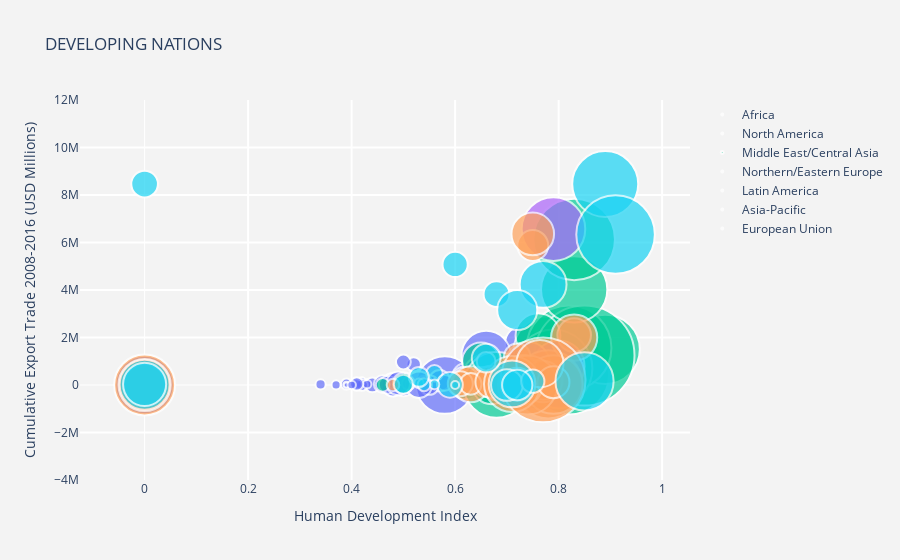

Notebook cell for this chart:
### Markdown cell above
# **Developing vs First World Countries**

### Code cell
import chart_studio.plotly as py
import plotly.graph_objs as go
from plotly.offline import init_notebook_mode, iplot
init_notebook_mode(connected=True)
import pandas as pd
import math

df_2007 = DEVELOPING
df_2007['HDI'].fillna(0, inplace=True)
df_2007['ExpTrade_Mill'].fillna(0, inplace=True)
df_2007['Total Ecological Footprint'].fillna(0, inplace=True)
df_2007['GDP per Capita'].fillna(0, inplace=True)
df_2007["Population (millions)"].fillna(0, inplace=True)
df_2007["Carbon Footprint"].fillna(0, inplace=True)

#slope = 2.666051223553066e-05
hover_text = []
bubble_size = []

for index, row in df_2007.iterrows(): # each row of the df_2007 will be referenced
    hover_text.append(('Country: {country}<br>'+
                      'Total Ecological Footprint: {EcoFoot}<br>'+
                      'GDP per capita: {gdp}<br>'+
                      'Population (Millions): {pop}<br>'+
                      'Year: {year}').format(country=row['Country'],
                                            EcoFoot=row['Total Ecological Footprint'],
                                            gdp=row['GDP per Capita'],
                                            pop=row["Population (millions)"],
                                            year='2016'))
    #bubble_size.append(math.sqrt(row["Population (millions)"]*slope))
    bubble_size.append(row["Carbon Footprint"])

df_2007['text'] = hover_text
df_2007['size'] = bubble_size
sizeref = 2.*max(df_2007['size'])/(100**2)

trace0 = go.Scatter(
    x=df_2007['HDI'][df_2007['Region'] == 'Africa'],
    y=df_2007['ExpTrade_Mill'][df_2007['Region'] == 'Africa'],
    mode='markers',
    name='Africa',
    text=df_2007['text'][df_2007['Region'] == 'Africa'],
    marker=dict(
        symbol='circle',
        sizemode='area',
        sizeref=sizeref,
        size=df_2007['size'][df_2007['Region'] == 'Africa'],
        line=dict(
            width=2
        ),
    )
)
trace1 = go.Scatter(
    x=df_2007['HDI'][df_2007['Region'] == 'North America'],
    y=df_2007['ExpTrade_Mill'][df_2007['Region'] == 'North America'],
    mode='markers',
    name='North America',
    text=df_2007['text'][df_2007['Region'] == 'North America'],
    marker=dict(
        sizemode='area',
        sizeref=sizeref,
        size=df_2007['size'][df_2007['Region'] == 'North America'],
        line=dict(
            width=2
        ),
    )
)
trace2 = go.Scatter(
    x=df_2007['HDI'][df_2007['Region'] == 'Middle East/Central Asia'],
    y=df_2007['ExpTrade_Mill'][df_2007['Region'] == 'Middle East/Central Asia'],
    mode='markers',
    name='Middle East/Central Asia',
    text=df_2007['text'][df_2007['Region'] == 'Middle East/Central Asia'],
    marker=dict(
        sizemode='area',
        sizeref=sizeref,
        size=df_2007['size'][df_2007['Region'] == 'Middle East/Central Asia'],
        line=dict(
            width=2
        ),
    )
)
trace3 = go.Scatter(
    x=df_2007['HDI'][df_2007['Region'] == 'Northern/Eastern Europe'],
    y=df_2007['ExpTrade_Mill'][df_2007['Region'] == 'Northern/Eastern Europe'],
    mode='markers',
    name='Northern/Eastern Europe',
    text=df_2007['text'][df_2007['Region'] == 'Northern/Eastern Europe'],
    marker=dict(
        sizemode='area',
        sizeref=sizeref,
        size=df_2007['size'][df_2007['Region'] == 'Northern/Eastern Europe'],
        line=dict(
            width=2
        ),
    )
)
trace4 = go.Scatter(
    x=df_2007['HDI'][df_2007['Region'] == 'Latin America'],
    y=df_2007['ExpTrade_Mill'][df_2007['Region'] == 'Latin America'],
    mode='markers',
    name='Latin America',
    text=df_2007['text'][df_2007['Region'] == 'Latin America'],
    marker=dict(
        sizemode='area',
        sizeref=sizeref,
        size=df_2007['size'][df_2007['Region'] == 'Latin America'],
        line=dict(
            width=2
        ),
    )
)

trace5 = go.Scatter(
    x=df_2007['HDI'][df_2007['Region'] == 'Asia-Pacific'],
    y=df_2007['ExpTrade_Mill'][df_2007['Region'] == 'Asia-Pacific'],
    mode='markers',
    name='Asia-Pacific',
    text=df_2007['text'][df_2007['Region'] == 'Asia-Pacific'],
    marker=dict(
        sizemode='area',
        sizeref=sizeref,
        size=df_2007['size'][df_2007['Region'] == 'Asia-Pacific'],
        line=dict(
            width=2
        ),
    )
)

trace6 = go.Scatter(
     x=df_2007['HDI'][df_2007['Region'] == 'European Union'],
    y=df_2007['ExpTrade_Mill'][df_2007['Region'] == 'European Union'],
    mode='markers',
    name='European Union',
    text=df_2007['text'][df_2007['Region'] == 'European Union'],
    marker=dict(
        sizemode='area',
        sizeref=sizeref,
        size=df_2007['size'][df_2007['Region'] == 'European Union'],
        line=dict(
            width=2
        ),
    )
)
                      
trace7 = go.Scatter(
    x=df_2007['HDI'][df_2007['Region'] == 'nan'],
    y=df_2007['ExpTrade_Mill'][df_2007['Region'] == 'nan'],
    mode='markers',
    name='nan',
    text=df_2007['text'][df_2007['Region'] == 'nan'],
    marker=dict(
        sizemode='area',
        sizeref=sizeref,
        size=df_2007['size'][df_2007['Region'] == 'nan'],
        line=dict(
            width=2
        ),
    )
)
                      
data = [trace0, trace1, trace2, trace3, trace4, trace5, trace6, trace7]
layout = go.Layout(
    title='DEVELOPING NATIONS',
    xaxis=dict(
        title='Human Development Index',
        gridcolor='rgb(255, 255, 255)',
        #range=[0, 1],
        #type='log',
        zerolinewidth=1,
        ticklen=5,
        gridwidth=2,
    ),
    yaxis=dict(
        title='Cumulative Export Trade 2008-2016 (USD Millions)',
        gridcolor='rgb(255, 255, 255)',
        range=[-4000000, 12000000],
        zerolinewidth=1,
        ticklen=5,
        gridwidth=2,
    ),
    paper_bgcolor='rgb(243, 243, 243)',
    plot_bgcolor='rgb(243, 243, 243)',
)

fig = go.Figure(data=data, layout=layout)
iplot(fig)

### Figure 1 — Plotly figure (JSON) as saved in the notebook; plotly's stock layout.template omitted (floating-point values rounded to 4 significant figures)
{"data": [{"marker": {"line": {"width": 2}, "size": [1.14, 0.2, 0.51, 2.36, 0.12, 0.04, 0, 0.19, 0.08, 0.01, 0.25, 0.47, 0.47, 0.07, 0.07, 0.26, 0, 1.02, 3.17, 0.03, 0.07, 0.43, 0.21, 0.43, 0.16, 0.09, 0.2, 0.51, 0.14, 2.33, 0.07, 0.07, 0.1, 0.55, 1.99, 0.67, 0.17, 1.02, 0.1, 0.21, 0.07, 3.27, 0.37, 0.3, 0.07, 0.07, 2.34, 2.34, 0.67, 0.17, 0.31, 1.11, 0.08, 0.24, 0.53], "sizemode": "area", "sizeref": 0.001914, "symbol": "circle"}, "mode": "markers", "name": "Africa", "text": ["Country: Algeria<br>Total Ecological Footprint: 2.12<br>GDP per capita: $5,430.57<br>Population (Millions): 38.48<br>Year: 2016", "Country: Angola<br>Total Ecological Footprint: 0.93<br>GDP per capita: $4,665.91<br>Population (Millions): 20.82<br>Year: 2016", "Country: Benin<br>Total Ecological Footprint: 1.41<br>GDP per capita: $746.83<br>Population (Millions): 10.05<br>Year: 2016", "Country: Botswana<br>Total Ecological Footprint: 3.83<br>GDP per capita: $7,743.50<br>Population (Millions): 2.0<br>Year: 2016", "Country: Burkina Faso<br>Total Ecological Footprint: 1.21<br>GDP per capita: $671.07<br>Population (Millions): 16.46<br>Year: 2016", "Country: Burundi<br>Total Ecological Footprint: 0.8<br>GDP per capita: $276.69<br>Population (Millions): 9.85<br>Year: 2016", "Country: Cabo Verde<br>Total Ecological Footprint: 2.52<br>GDP per capita: $3,801.45<br>Population (Millions): 0.49<br>Year: 2016", "Country: Cameroon<br>Total Ecological Footprint: 1.17<br>GDP per capita: $1,271.21<br>Population (Millions): 21.7<br>Year: 2016", "Country: Central African Republic<br>Total Ecological Footprint: 1.24<br>GDP per capita: $495.04<br>Population (Millions): 4.53<br>Year: 2016", "Country: Chad<br>Total Ecological Footprint: 1.46<br>GDP per capita: $1,161.22<br>Population (Millions): 12.45<br>Year: 2016", "Country: Comoros<br>Total Ecological Footprint: 1.03<br>GDP per capita: $860.24<br>Population (Millions): 0.72<br>Year: 2016", "Country: Congo<br>Total Ecological Footprint: 1.29<br>GDP per capita: $1,943.69<br>Population (Millions): 4.34<br>Year: 2016", "Country: Congo<br>Total Ecological Footprint: 1.29<br>GDP per capita: $1,943.69<br>Population (Millions): 4.34<br>Year: 2016", "Country: Congo<br>Total Ecological Footprint: 0.82<br>GDP per capita: $338.63<br>Population (Millions): 65.7<br>Year: 2016", "Country: Congo<br>Total Ecological Footprint: 0.82<br>GDP per capita: $338.63<br>Population (Millions): 65.7<br>Year: 2016", "Country: CotedeIvoire<br>Total Ecological Footprint: 1.27<br>GDP per capita: $1,016.83<br>Population (Millions): 19.84<br>Year: 2016", "Country: Djibouti<br>Total Ecological Footprint: 2.19<br>GDP per capita: $1,433.17<br>Population (Millions): 0.86<br>Year: 2016", "Country: Egypt<br>Total Ecological Footprint: 2.15<br>GDP per capita: $2,930.33<br>Population (Millions): 80.72<br>Year: 2016", "Country: Equatorial Guinea<br>Total Ecological Footprint: 3.97<br>GDP per capita: $24,064.00<br>Population (Millions): 0.74<br>Year: 2016", "Country: Eritrea<br>Total Ecological Footprint: 0.42<br>GDP per capita: $439.73<br>Population (Millions): 6.13<br>Year: 2016", "Country: Ethiopia<br>Total Ecological Footprint: 1.02<br>GDP per capita: $379.38<br>Population (Millions): 91.73<br>Year: 2016", "Country: Gabon<br>Total Ecological Footprint: 2.02<br>GDP per capita: $11,989.00<br>Population (Millions): 1.63<br>Year: 2016", "Country: Gambia<br>Total Ecological Footprint: 1.03<br>GDP per capita: $505.76<br>Population (Millions): 1.79<br>Year: 2016", "Country: Ghana<br>Total Ecological Footprint: 1.97<br>GDP per capita: $1,627.90<br>Population (Millions): 25.37<br>Year: 2016", "Country: Guinea<br>Total Ecological Footprint: 1.41<br>GDP per capita: $459.09<br>Population (Millions): 11.45<br>Year: 2016", "Country: Guinea-Bissau<br>Total Ecological Footprint: 1.53<br>GDP per capita: $681.25<br>Population (Millions): 1.66<br>Year: 2016", "Country: Kenya<br>Total Ecological Footprint: 1.03<br>GDP per capita: $1,062.11<br>Population (Millions): 43.18<br>Year: 2016", "Country: Lesotho<br>Total Ecological Footprint: 1.66<br>GDP per capita: $1,338.42<br>Population (Millions): 2.05<br>Year: 2016", "Country: Liberia<br>Total Ecological Footprint: 1.21<br>GDP per capita: $397.38<br>Population (Millions): 4.19<br>Year: 2016", "Country: Libyan Arab Jamahiriya<br>Total Ecological Footprint: 3.69<br>GDP per capita: $5,859.43<br>Population (Millions): 6.16<br>Year: 2016", "Country: Madagascar<br>Total Ecological Footprint: 0.99<br>GDP per capita: $456.33<br>Population (Millions): 22.29<br>Year: 2016", "Country: Malawi<br>Total Ecological Footprint: 0.81<br>GDP per capita: $493.84<br>Population (Millions): 15.91<br>Year: 2016", "Country: Mali<br>Total Ecological Footprint: 1.53<br>GDP per capita: $741.22<br>Population (Millions): 14.85<br>Year: 2016", "Country: Mauritania<br>Total Ecological Footprint: 2.54<br>GDP per capita: $1,524.39<br>Population (Millions): 3.8<br>Year: 2016", "Country: Mauritius<br>Total Ecological Footprint: 3.46<br>GDP per capita: $8,811.15<br>Population (Millions): 1.24<br>Year: 2016", "Country: Morocco<br>Total Ecological Footprint: 1.68<br>GDP per capita: $3,149.43<br>Population (Millions): 32.52<br>Year: 2016", "Country: Mozambique<br>Total Ecological Footprint: 0.87<br>GDP per capita: $538.82<br>Population (Millions): 25.2<br>Year: 2016", "Country: Namibia<br>Total Ecological Footprint: 2.48<br>GDP per capita: $5,880.80<br>Population (Millions): 2.26<br>Year: 2016", "Country: Niger<br>Total Ecological Footprint: 1.56<br>GDP per capita: $410.91<br>Population (Millions): 17.16<br>Year: 2016", "Country: Nigeria<br>Total Ecological Footprint: 1.16<br>GDP per capita: $2,612.12<br>Population (Millions): 168.83<br>Year: 2016", "Country: Rwanda<br>Total Ecological Footprint: 0.87<br>GDP per capita: $628.08<br>Population (Millions): 11.46<br>Year: 2016", "Country: Réunion<br>Total Ecological Footprint: 3.65<br>GDP per capita: 0<br>Population (Millions): 0.86<br>Year: 2016", "Country: Sao Tome and Principe<br>Total Ecological Footprint: 1.49<br>GDP per capita: $1,384.53<br>Population (Millions): 0.19<br>Year: 2016", "Country: Senegal<br>Total Ecological Footprint: 1.21<br>GDP per capita: $1,079.27<br>Population (Millions): 13.73<br>Year: 2016", "Country: Sierra Leone<br>Total Ecological Footprint: 1.24<br>GDP per capita: $499.89<br>Population (Millions): 5.98<br>Year: 2016", "Country: Somalia<br>Total Ecological Footprint: 1.24<br>GDP per capita: 0<br>Population (Millions): 10.2<br>Year: 2016", "Country: South Africa<br>Total Ecological Footprint: 3.31<br>GDP per capita: $8,089.87<br>Population (Millions): 52.39<br>Year: 2016", "Country: South Africa<br>Total Ecological Footprint: 3.31<br>GDP per capita: $8,089.87<br>Population (Millions): 52.39<br>Year: 2016", "Country: Swaziland<br>Total Ecological Footprint: 2.01<br>GDP per capita: $4,657.48<br>Population (Millions): 1.23<br>Year: 2016", "Country: Tanzania, United Republic of<br>Total Ecological Footprint: 1.32<br>GDP per capita: $765.33<br>Population (Millions): 47.78<br>Year: 2016", "Country: Togo<br>Total Ecological Footprint: 1.13<br>GDP per capita: $580.86<br>Population (Millions): 6.64<br>Year: 2016", "Country: Tunisia<br>Total Ecological Footprint: 2.34<br>GDP per capita: $4,305.07<br>Population (Millions): 10.88<br>Year: 2016", "Country: Uganda<br>Total Ecological Footprint: 1.24<br>GDP per capita: $601.35<br>Population (Millions): 36.35<br>Year: 2016", "Country: Zambia<br>Total Ecological Footprint: 0.99<br>GDP per capita: $1,740.64<br>Population (Millions): 14.08<br>Year: 2016", "Country: Zimbabwe<br>Total Ecological Footprint: 1.37<br>GDP per capita: $865.91<br>Population (Millions): 13.72<br>Year: 2016"], "type": "scatter", "x": [0.73, 0.52, 0.48, 0.69, 0.39, 0.39, 0.64, 0.5, 0.37, 0.39, 0.5, 0.57, 0.57, 0.42, 0.42, 0, 0.46, 0.69, 0.58, 0.39, 0.43, 0.67, 0.44, 0.57, 0.41, 0.42, 0.54, 0.48, 0.42, 0.74, 0.51, 0.43, 0.41, 0.5, 0.77, 0.62, 0.41, 0.62, 0.34, 0.5, 0.48, 0, 0.55, 0.46, 0.4, 0, 0.66, 0.66, 0.53, 0.51, 0.47, 0.72, 0.48, 0.58, 0.49], "y": [1764000.0, 868300.0, 17190.0, 165300.0, 36720.0, 5875.0, 8576.0, 106100.0, 4247.0, 0, 311.3, 142300.0, 142300.0, 142300.0, 142300.0, 306200.0, 908.9, 571000.0, 0, 13.74, 73290.0, 109900.0, 2196.0, 180800.0, 28660.0, 140.1, 79840.0, 6603.0, 0, 0, 39630.0, 31990.0, 24610.0, 31320.0, 67750.0, 360100.0, 45530.0, 97930.0, 22830.0, 969200.0, 8842.0, 640.0, 222.2, 39290.0, 1265.0, 0, 1239000.0, 254900.0, 13630.0, 67150.0, 15210.0, 286300.0, 34130.0, 92280.0, 68340.0]}, {"marker": {"line": {"width": 2}, "size": [0], "sizemode": "area", "sizeref": 0.001914}, "mode": "markers", "name": "North America", "text": ["Country: Bermuda<br>Total Ecological Footprint: 5.77<br>GDP per capita: $70,626.30<br>Population (Millions): 0.06<br>Year: 2016"], "type": "scatter", "x": [0], "y": [365.3]}, {"marker": {"line": {"width": 2}, "size": [0.18, 0.89, 1.25, 6.19, 0.83, 1.72, 1.36, 4.59, 1.09, 4.59, 6.89, 0.95, 2.52, 5.8, 9.57, 4.21, 0.81, 0.13, 1.92, 4.13, 6.37, 1.41, 0.42], "sizemode": "area", "sizeref": 0.001914}, "mode": "markers", "name": "Middle East/Central Asia", "text": ["Country: Afghanistan<br>Total Ecological Footprint: 0.79<br>GDP per capita: $614.66<br>Population (Millions): 29.82<br>Year: 2016", "Country: Armenia<br>Total Ecological Footprint: 2.23<br>GDP per capita: $3,426.39<br>Population (Millions): 2.97<br>Year: 2016", "Country: Azerbaijan<br>Total Ecological Footprint: 2.31<br>GDP per capita: $7,106.04<br>Population (Millions): 9.31<br>Year: 2016", "Country: Bahrain<br>Total Ecological Footprint: 7.49<br>GDP per capita: $24,299.00<br>Population (Millions): 1.32<br>Year: 2016", "Country: Georgia<br>Total Ecological Footprint: 1.58<br>GDP per capita: $3,710.70<br>Population (Millions): 4.36<br>Year: 2016", "Country: Iran<br>Total Ecological Footprint: 2.79<br>GDP per capita: $7,511.10<br>Population (Millions): 76.42<br>Year: 2016", "Country: Iraq<br>Total Ecological Footprint: 1.88<br>GDP per capita: $5,848.54<br>Population (Millions): 32.78<br>Year: 2016", "Country: Israel<br>Total Ecological Footprint: 6.22<br>GDP per capita: $33,718.90<br>Population (Millions): 7.64<br>Year: 2016", "Country: Jordan<br>Total Ecological Footprint: 2.1<br>GDP per capita: $4,615.17<br>Population (Millions): 7.01<br>Year: 2016", "Country: Kazakhstan<br>Total Ecological Footprint: 5.55<br>GDP per capita: $11,278.00<br>Population (Millions): 16.27<br>Year: 2016", "Country: Kuwait<br>Total Ecological Footprint: 8.13<br>GDP per capita: $41,830.50<br>Population (Millions): 3.25<br>Year: 2016", "Country: Kyrgyzstan<br>Total Ecological Footprint: 1.91<br>GDP per capita: $1,116.37<br>Population (Millions): 5.47<br>Year: 2016", "Country: Lebanon<br>Total Ecological Footprint: 3.84<br>GDP per capita: $9,143.86<br>Population (Millions): 4.65<br>Year: 2016", "Country: Oman<br>Total Ecological Footprint: 7.52<br>GDP per capita: $22,622.80<br>Population (Millions): 3.31<br>Year: 2016", "Country: Qatar<br>Total Ecological Footprint: 10.8<br>GDP per capita: $99,431.50<br>Population (Millions): 2.05<br>Year: 2016", "Country: Saudi Arabia<br>Total Ecological Footprint: 5.61<br>GDP per capita: $23,593.80<br>Population (Millions): 28.29<br>Year: 2016", "Country: Syrian Arab Republic<br>Total Ecological Footprint: 1.51<br>GDP per capita: 0<br>Population (Millions): 21.89<br>Year: 2016", "Country: Tajikistan<br>Total Ecological Footprint: 0.91<br>GDP per capita: $836.17<br>Population (Millions): 8.01<br>Year: 2016", "Country: Turkey<br>Total Ecological Footprint: 3.33<br>GDP per capita: $10,437.70<br>Population (Millions): 74.0<br>Year: 2016", "Country: Turkmenistan<br>Total Ecological Footprint: 5.47<br>GDP per capita: $5,290.14<br>Population (Millions): 5.17<br>Year: 2016", "Country: United Arab Emirates<br>Total Ecological Footprint: 7.93<br>GDP per capita: $40,817.40<br>Population (Millions): 9.206<br>Year: 2016", "Country: Uzbekistan<br>Total Ecological Footprint: 2.32<br>GDP per capita: $1,560.85<br>Population (Millions): 28.54<br>Year: 2016", "Country: Yemen<br>Total Ecological Footprint: 1.03<br>GDP per capita: $1,302.30<br>Population (Millions): 23.85<br>Year: 2016"], "type": "scatter", "x": [0.46, 0.73, 0.75, 0.82, 0.75, 0.76, 0.65, 0.89, 0.75, 0.78, 0.82, 0.65, 0.76, 0.79, 0.85, 0.83, 0.62, 0.62, 0.76, 0.68, 0.83, 0.67, 0.5], "y": [8780.0, 40450.0, 445800.0, 454200.0, 45640.0, 1035000.0, 994400.0, 1501000.0, 176600.0, 1437000.0, 1558000.0, 33090.0, 61080.0, 695300.0, 1242000.0, 4024000.0, 0, 692.3, 2075000.0, 5201.0, 6130000.0, 0, 71620.0]}, {"marker": {"line": {"width": 2}, "size": [0.87, 2.57, 1.74, 2.06, 1.03, 2.13, 3.87, 1.66, 1.92], "sizemode": "area", "sizeref": 0.001914}, "mode": "markers", "name": "Northern/Eastern Europe", "text": ["Country: Albania<br>Total Ecological Footprint: 2.21<br>GDP per capita: $4,534.37<br>Population (Millions): 3.16<br>Year: 2016", "Country: Belarus<br>Total Ecological Footprint: 5.09<br>GDP per capita: $6,300.45<br>Population (Millions): 9.4<br>Year: 2016", "Country: Bosnia Herzegovina<br>Total Ecological Footprint: 3.12<br>GDP per capita: $4,708.85<br>Population (Millions): 3.83<br>Year: 2016", "Country: Macedonia<br>Total Ecological Footprint: 3.26<br>GDP per capita: $5,174.89<br>Population (Millions): 2.11<br>Year: 2016", "Country: Moldova<br>Total Ecological Footprint: 1.78<br>GDP per capita: $1,971.03<br>Population (Millions): 3.51<br>Year: 2016", "Country: Montenegro<br>Total Ecological Footprint: 3.78<br>GDP per capita: $7,251.60<br>Population (Millions): 0.62<br>Year: 2016", "Country: Russian Federation<br>Total Ecological Footprint: 5.69<br>GDP per capita: $13,320.20<br>Population (Millions): 143.17<br>Year: 2016", "Country: Serbia<br>Total Ecological Footprint: 2.7<br>GDP per capita: $6,426.18<br>Population (Millions): 9.55<br>Year: 2016", "Country: Ukraine<br>Total Ecological Footprint: 2.84<br>GDP per capita: $3,589.63<br>Population (Millions): 45.53<br>Year: 2016"], "type": "scatter", "x": [0.73, 0.8, 0.73, 0.74, 0.68, 0.8, 0.79, 0.76, 0.74], "y": [47540.0, 785800.0, 113400.0, 61840.0, 45090.0, 6814.0, 6564000.0, 149500.0, 874600.0]}, {"marker": {"line": {"width": 2}, "size": [0, 1.08, 0, 4.46, 3.28, 0.67, 0.91, 0, 3.56, 2.04, 0.67, 1.37, 1.23, 1.47, 0.86, 1.08, 0.84, 1.58, 0, 2.61, 0.7, 1.25, 0.15, 0.6, 1.09, 1.73, 1.74, 0, 0.45, 1.44, 0.97, 0.67, 3.34, 1.56, 0, 3.01, 6.89, 0.98, 2.13], "sizemode": "area", "sizeref": 0.001914}, "mode": "markers", "name": "Latin America", "text": ["Country: Antigua and Barbuda<br>Total Ecological Footprint: 5.38<br>GDP per capita: $13,205.10<br>Population (Millions): 0.09<br>Year: 2016", "Country: Argentina<br>Total Ecological Footprint: 3.14<br>GDP per capita: $13,540.00<br>Population (Millions): 41.09<br>Year: 2016", "Country: Aruba<br>Total Ecological Footprint: 11.88<br>GDP per capita: 0<br>Population (Millions): 0.1<br>Year: 2016", "Country: Bahamas<br>Total Ecological Footprint: 6.84<br>GDP per capita: $22,647.30<br>Population (Millions): 0.37<br>Year: 2016", "Country: Barbados<br>Total Ecological Footprint: 4.48<br>GDP per capita: $15,722.80<br>Population (Millions): 0.28<br>Year: 2016", "Country: Bolivia<br>Total Ecological Footprint: 2.96<br>GDP per capita: $2,253.09<br>Population (Millions): 10.5<br>Year: 2016", "Country: Brazil<br>Total Ecological Footprint: 3.11<br>GDP per capita: $13,237.60<br>Population (Millions): 198.66<br>Year: 2016", "Country: British Virgin Islands<br>Total Ecological Footprint: 2.86<br>GDP per capita: 0<br>Population (Millions): 0.03<br>Year: 2016", "Country: Cayman Islands<br>Total Ecological Footprint: 5.65<br>GDP per capita: 0<br>Population (Millions): 0.06<br>Year: 2016", "Country: Chile<br>Total Ecological Footprint: 4.36<br>GDP per capita: $14,525.80<br>Population (Millions): 17.46<br>Year: 2016", "Country: Colombia<br>Total Ecological Footprint: 1.87<br>GDP per capita: $7,305.22<br>Population (Millions): 47.7<br>Year: 2016", "Country: Costa Rica<br>Total Ecological Footprint: 2.84<br>GDP per capita: $8,979.96<br>Population (Millions): 4.8<br>Year: 2016", "Country: Cuba<br>Total Ecological Footprint: 1.95<br>GDP per capita: $5,175.94<br>Population (Millions): 11.27<br>Year: 2016", "Country: Dominica<br>Total Ecological Footprint: 2.57<br>GDP per capita: $7,088.01<br>Population (Millions): 0.07<br>Year: 2016", "Country: Dominican Republic<br>Total Ecological Footprint: 1.53<br>GDP per capita: $6,085.89<br>Population (Millions): 10.28<br>Year: 2016", "Country: Ecuador<br>Total Ecological Footprint: 2.17<br>GDP per capita: $5,192.88<br>Population (Millions): 15.49<br>Year: 2016", "Country: El Salvador<br>Total Ecological Footprint: 2.07<br>GDP per capita: $3,696.33<br>Population (Millions): 6.3<br>Year: 2016", "Country: French Guiana<br>Total Ecological Footprint: 2.34<br>GDP per capita: 0<br>Population (Millions): 0.24<br>Year: 2016", "Country: Grenada<br>Total Ecological Footprint: 2.98<br>GDP per capita: $7,410.48<br>Population (Millions): 0.1<br>Year: 2016", "Country: Guadeloupe<br>Total Ecological Footprint: 3.23<br>GDP per capita: 0<br>Population (Millions): 0.46<br>Year: 2016", "Country: Guatemala<br>Total Ecological Footprint: 1.89<br>GDP per capita: $3,233.80<br>Population (Millions): 15.08<br>Year: 2016", "Country: Guyana<br>Total Ecological Footprint: 3.07<br>GDP per capita: $3,269.46<br>Population (Millions): 0.8<br>Year: 2016", "Country: Haiti<br>Total Ecological Footprint: 0.61<br>GDP per capita: $749.13<br>Population (Millions): 10.17<br>Year: 2016", "Country: Honduras<br>Total Ecological Footprint: 1.68<br>GDP per capita: $2,269.51<br>Population (Millions): 7.94<br>Year: 2016", "Country: Jamaica<br>Total Ecological Footprint: 1.89<br>GDP per capita: $5,226.30<br>Population (Millions): 2.77<br>Year: 2016", "Country: Martinique<br>Total Ecological Footprint: 2.08<br>GDP per capita: 0<br>Population (Millions): 0.4<br>Year: 2016", "Country: Mexico<br>Total Ecological Footprint: 2.89<br>GDP per capita: $10,123.90<br>Population (Millions): 120.85<br>Year: 2016", "Country: Montserrat<br>Total Ecological Footprint: 7.78<br>GDP per capita: 0<br>Population (Millions): 0.0<br>Year: 2016", "Country: Nicaragua<br>Total Ecological Footprint: 1.39<br>GDP per capita: $1,626.85<br>Population (Millions): 5.99<br>Year: 2016", "Country: Panama<br>Total Ecological Footprint: 2.79<br>GDP per capita: $8,410.77<br>Population (Millions): 3.8<br>Year: 2016", "Country: Paraguay<br>Total Ecological Footprint: 4.16<br>GDP per capita: $3,557.31<br>Population (Millions): 6.69<br>Year: 2016", "Country: Peru<br>Total Ecological Footprint: 2.28<br>GDP per capita: $5,684.73<br>Population (Millions): 29.99<br>Year: 2016", "Country: Saint Kitts and Nevis<br>Total Ecological Footprint: 4.94<br>GDP per capita: $12,952.50<br>Population (Millions): 0.05<br>Year: 2016", "Country: Saint Lucia<br>Total Ecological Footprint: 2.45<br>GDP per capita: $7,737.20<br>Population (Millions): 0.18<br>Year: 2016", "Country: Saint Vincent and Grenadines<br>Total Ecological Footprint: 3.11<br>GDP per capita: $6,171.48<br>Population (Millions): 0.11<br>Year: 2016", "Country: Suriname<br>Total Ecological Footprint: 4.25<br>GDP per capita: $8,190.70<br>Population (Millions): 0.54<br>Year: 2016", "Country: Trinidad and Tobago<br>Total Ecological Footprint: 7.92<br>GDP per capita: $18,310.80<br>Population (Millions): 1.34<br>Year: 2016", "Country: Uruguay<br>Total Ecological Footprint: 2.91<br>GDP per capita: $14,238.10<br>Population (Millions): 3.4<br>Year: 2016", "Country: Venezuela<br>Total Ecological Footprint: 3.57<br>GDP per capita: $10,237.80<br>Population (Millions): 29.96<br>Year: 2016"], "type": "scatter", "x": [0.78, 0.83, 0, 0.78, 0.79, 0.65, 0.75, 0, 0, 0.83, 0.72, 0.76, 0.77, 0.72, 0.71, 0.73, 0.66, 0, 0.74, 0, 0.62, 0.63, 0.48, 0.61, 0.72, 0, 0.75, 0, 0.63, 0.77, 0.67, 0.73, 0.74, 0.73, 0.72, 0.71, 0.77, 0.79, 0.7638], "y": [2715.0, 2103000.0, 4303.0, 27780.0, 19050.0, 205000.0, 5875000.0, 0, 0, 1996000.0, 1186000.0, 253800.0, 29910.0, 1591.0, 165500.0, 552400.0, 118900.0, 436.8, 919.6, 501.0, 185300.0, 30140.0, 1347.0, 56070.0, 49740.0, 692.3, 6361000.0, 65.4, 44010.0, 194500.0, 122500.0, 676500.0, 883.9, 3565.0, 1272.0, 43410.0, 215500.0, 120900.0, 897400.0]}, {"marker": {"line": {"width": 2}, "size": [0.26, 0.63, 3.24, 0, 2.32, 1.06, 2.39, 0.61, 0.64, 4.17, 0.68, 0.09, 2.1, 2.09, 0.09, 0, 0.16, 1.78, 0.38, 0.35, 0.34, 0.96, 5.91, 0, 0.52, 1.54, 0.06, 0.88, 0.79, 0], "sizemode": "area", "sizeref": 0.001914}, "mode": "markers", "name": "Asia-Pacific", "text": ["Country: Bangladesh<br>Total Ecological Footprint: 0.72<br>GDP per capita: $857.50<br>Population (Millions): 154.7<br>Year: 2016", "Country: Bhutan<br>Total Ecological Footprint: 4.84<br>GDP per capita: $2,395.00<br>Population (Millions): 0.74<br>Year: 2016", "Country: Brunei Darussalam<br>Total Ecological Footprint: 4.06<br>GDP per capita: $47,097.40<br>Population (Millions): 0.41<br>Year: 2016", "Country: Cambodia<br>Total Ecological Footprint: 1.21<br>GDP per capita: $877.64<br>Population (Millions): 14.86<br>Year: 2016", "Country: China<br>Total Ecological Footprint: 3.38<br>GDP per capita: $5,560.94<br>Population (Millions): 1408.04<br>Year: 2016", "Country: Fiji<br>Total Ecological Footprint: 2.9<br>GDP per capita: $4,201.37<br>Population (Millions): 0.88<br>Year: 2016", "Country: French Polynesia<br>Total Ecological Footprint: 4.73<br>GDP per capita: 0<br>Population (Millions): 0.27<br>Year: 2016", "Country: India<br>Total Ecological Footprint: 1.16<br>GDP per capita: $1,513.85<br>Population (Millions): 1236.69<br>Year: 2016", "Country: Indonesia<br>Total Ecological Footprint: 1.58<br>GDP per capita: $3,688.53<br>Population (Millions): 246.86<br>Year: 2016", "Country: Korea, Republic of<br>Total Ecological Footprint: 5.69<br>GDP per capita: $24,155.80<br>Population (Millions): 49.0<br>Year: 2016", "Country: Korea, Republic of<br>Total Ecological Footprint: 1.17<br>GDP per capita: 0<br>Population (Millions): 24.76<br>Year: 2016", "Country: Lao People's Democratic Republic<br>Total Ecological Footprint: 1.22<br>GDP per capita: $1,236.24<br>Population (Millions): 6.65<br>Year: 2016", "Country: Malaysia<br>Total Ecological Footprint: 3.71<br>GDP per capita: $10,252.60<br>Population (Millions): 29.24<br>Year: 2016", "Country: Mongolia<br>Total Ecological Footprint: 6.08<br>GDP per capita: $3,736.07<br>Population (Millions): 2.8<br>Year: 2016", "Country: Myanmar<br>Total Ecological Footprint: 1.43<br>GDP per capita: $1,117.58<br>Population (Millions): 52.8<br>Year: 2016", "Country: Nauru<br>Total Ecological Footprint: 2.94<br>GDP per capita: 0<br>Population (Millions): 0.01<br>Year: 2016", "Country: Nepal<br>Total Ecological Footprint: 0.98<br>GDP per capita: $700.07<br>Population (Millions): 27.47<br>Year: 2016", "Country: New Caledonia<br>Total Ecological Footprint: 3.58<br>GDP per capita: 0<br>Population (Millions): 0.25<br>Year: 2016", "Country: Pakistan<br>Total Ecological Footprint: 0.79<br>GDP per capita: $1,218.60<br>Population (Millions): 179.16<br>Year: 2016", "Country: Papua New Guinea<br>Total Ecological Footprint: 1.91<br>GDP per capita: $1,871.21<br>Population (Millions): 7.17<br>Year: 2016", "Country: Philippines<br>Total Ecological Footprint: 1.1<br>GDP per capita: $2,379.44<br>Population (Millions): 96.71<br>Year: 2016", "Country: Samoa<br>Total Ecological Footprint: 2.77<br>GDP per capita: $4,067.15<br>Population (Millions): 0.19<br>Year: 2016", "Country: Singapore<br>Total Ecological Footprint: 7.97<br>GDP per capita: $53,122.40<br>Population (Millions): 5.3<br>Year: 2016", "Country: Solomon Isds<br>Total Ecological Footprint: 1.29<br>GDP per capita: $1,647.86<br>Population (Millions): 0.55<br>Year: 2016", "Country: Sri Lanka<br>Total Ecological Footprint: 1.32<br>GDP per capita: $2,880.03<br>Population (Millions): 21.1<br>Year: 2016", "Country: Thailand<br>Total Ecological Footprint: 2.66<br>GDP per capita: $5,479.29<br>Population (Millions): 66.78<br>Year: 2016", "Country: Timor-Leste<br>Total Ecological Footprint: 0.48<br>GDP per capita: $5,167.86<br>Population (Millions): 1.11<br>Year: 2016", "Country: Tonga<br>Total Ecological Footprint: 2.7<br>GDP per capita: $4,330.90<br>Population (Millions): 0.1<br>Year: 2016", "Country: Viet Nam<br>Total Ecological Footprint: 1.65<br>GDP per capita: $1,532.31<br>Population (Millions): 90.8<br>Year: 2016", "Country: Wallis and Futuna Islands<br>Total Ecological Footprint: 2.07<br>GDP per capita: 0<br>Population (Millions): 0.01<br>Year: 2016"], "type": "scatter", "x": [0.56, 0.59, 0.85, 0.55, 0.72, 0.72, 0, 0.6, 0.68, 0.89, 0, 0.56, 0.77, 0.71, 0.53, 0, 0.54, 0, 0.53, 0.5, 0.66, 0.7, 0.91, 0.5, 0.75, 0.72, 0.6, 0.72, 0.66, 0], "y": [493700.0, 7899.0, 152800.0, 154300.0, 31560000.0, 30820.0, 6985.0, 5075000.0, 3825000.0, 8461000.0, 8461000.0, 24860.0, 4237000.0, 45540.0, 69350.0, 0, 11270.0, 26440.0, 340800.0, 30950.0, 993400.0, 1259.0, 6336000.0, 6817.0, 160500.0, 3155000.0, 433.9, 256.7, 1132000.0, 0]}, {"marker": {"line": {"width": 2}, "size": [0], "sizemode": "area", "sizeref": 0.001914}, "mode": "markers", "name": "European Union", "text": ["Country: Finland<br>Total Ecological Footprint: 5.87<br>GDP per capita: $50,960.20<br>Population (Millions): 5.41<br>Year: 2016"], "type": "scatter", "x": [0.88], "y": [1933000.0]}, {"marker": {"line": {"width": 2}, "size": [], "sizemode": "area", "sizeref": 0.001914}, "mode": "markers", "name": "nan", "text": [], "type": "scatter", "x": [], "y": []}], "layout": {"paper_bgcolor": "rgb(243, 243, 243)", "plot_bgcolor": "rgb(243, 243, 243)", "title": {"text": "DEVELOPING NATIONS"}, "xaxis": {"gridcolor": "rgb(255, 255, 255)", "gridwidth": 2, "ticklen": 5, "title": {"text": "Human Development Index"}, "zerolinewidth": 1}, "yaxis": {"gridcolor": "rgb(255, 255, 255)", "gridwidth": 2, "range": [-4000000, 12000000], "ticklen": 5, "title": {"text": "Cumulative Export Trade 2008-2016 (USD Millions)"}, "zerolinewidth": 1}}}
